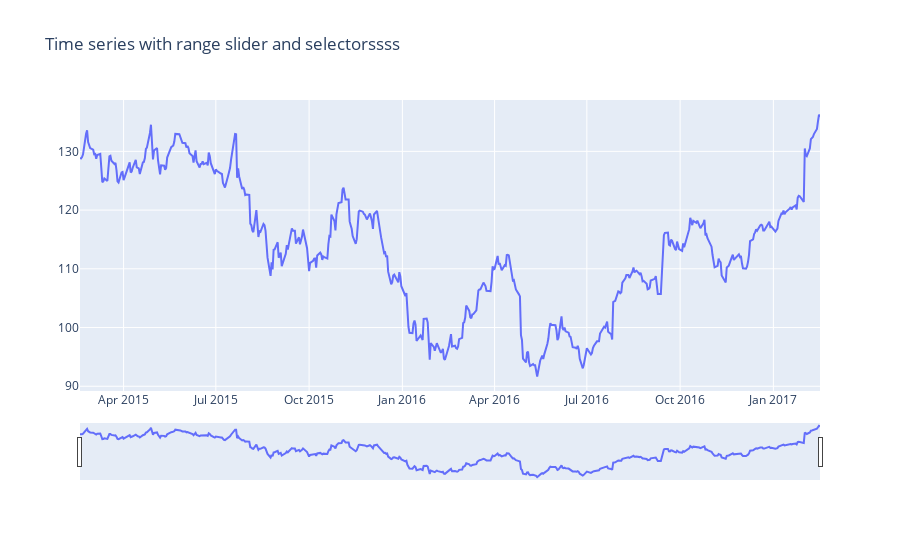

Here is the notebook cell this chart was saved with:
### Code cell
# import plotly.graph_objects as go
from plotly import graph_objs as go


import pandas as pd

# Load data
df = pd.read_csv("finance-charts-apple.csv")

df.columns = [col.replace("AAPL.", "") for col in df.columns]

# Create figure
fig = go.Figure()

fig.add_trace(
    go.Scatter(x=list(df.Date), y=list(df.High)))

# fig.add_trace(
# go.Scatter(x=list(df.Date), y=list(df.Low)))

# Set title
# fig.update_layout(
#     title_text="Time series with range slider and selectors"
# )

# Add range slider
# fig.update_layout( # new version of plotly
fig.layout.update(
    title_text="Time series with range slider and selectorssss",
    xaxis=dict(
        # rangeselector=dict(
        #     buttons=list([
        #         dict(step="all")
        #     ])
        # ),

        rangeslider=dict(
            visible=True
        ),
        type="date"
    )
)

# Interactive
fig.write_html("applestock.html")

fig.show()

### Figure 1 — Plotly figure (JSON) as saved in the notebook; plotly's stock layout.template omitted (floating-point values rounded to 4 significant figures; data arrays with more than 128 entries replaced by an {"elided": "..."} marker saying what was removed)
{"data": [{"type": "scatter", "x": {"elided": "506 str values"}, "y": {"elided": "506 float values"}}], "layout": {"title": {"text": "Time series with range slider and selectorssss"}, "xaxis": {"rangeslider": {"visible": true}, "type": "date"}}}
